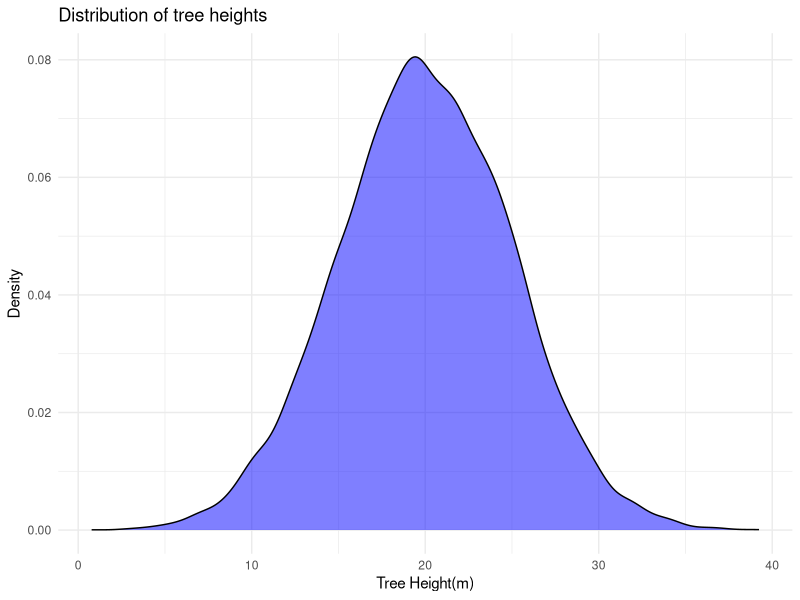
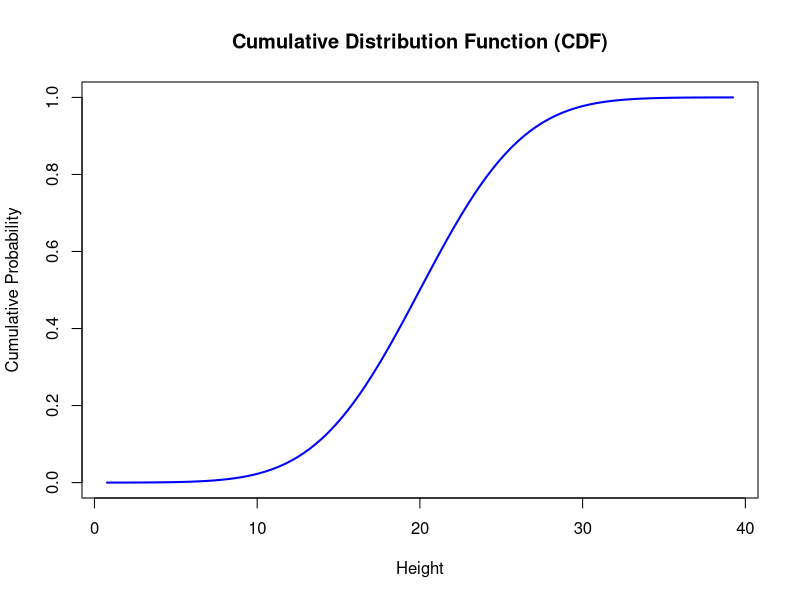
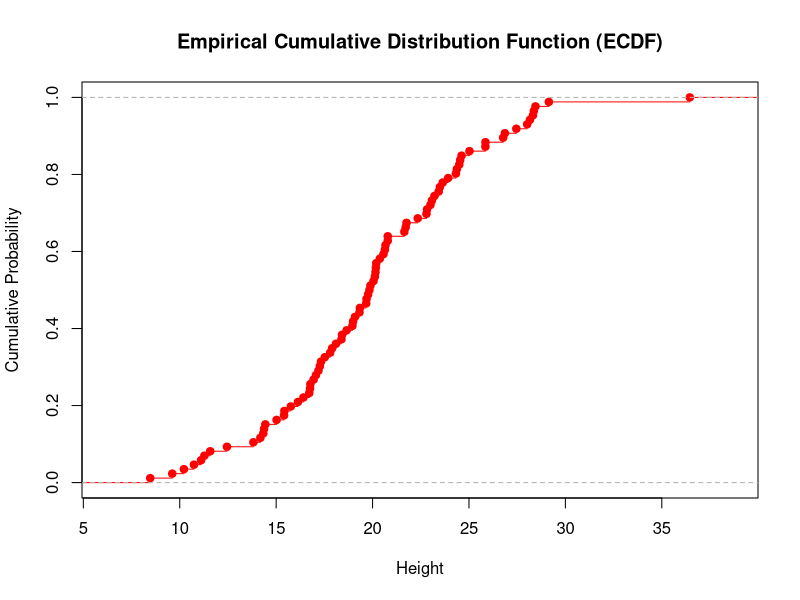
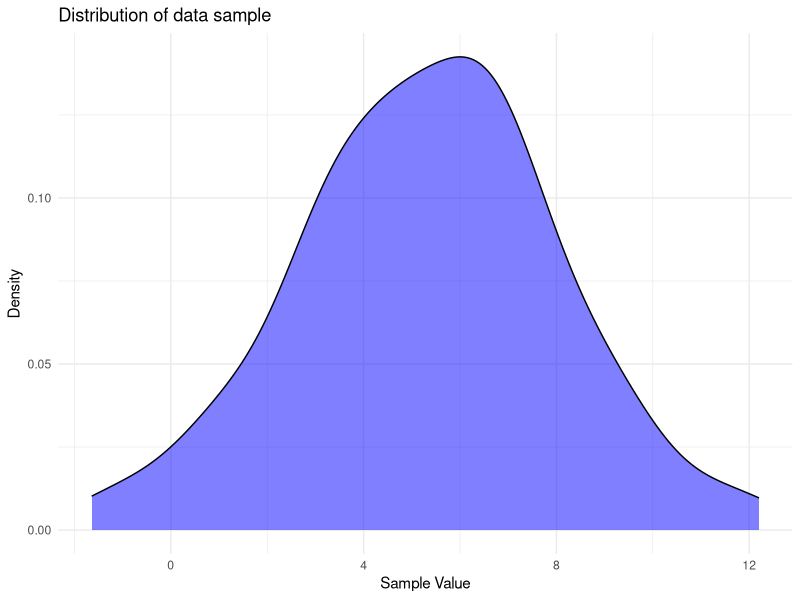
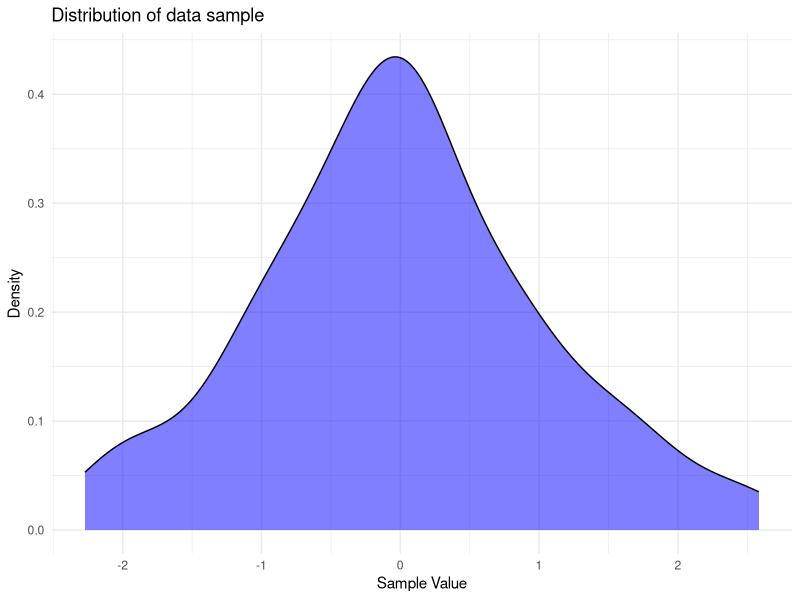
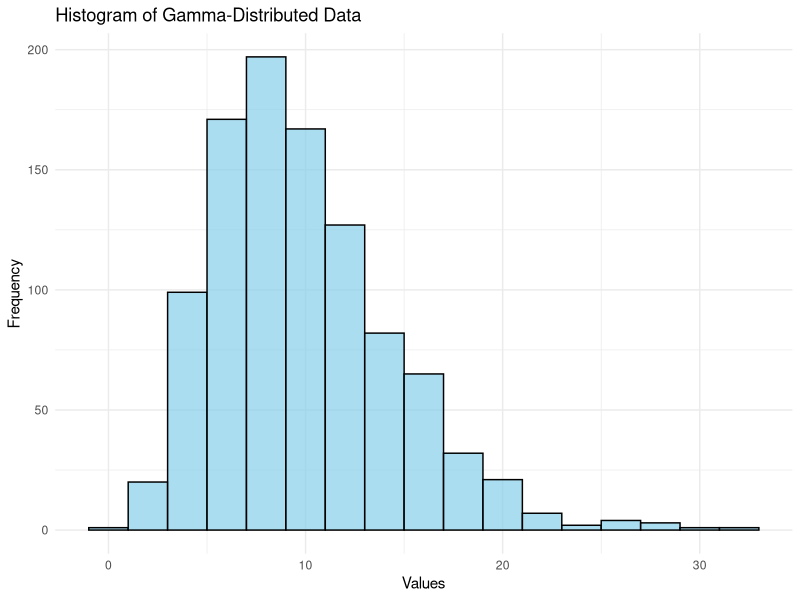

Generate these figures, in order, with R:
## ---- chunk 1
# Seed for reproducibility
set.seed(123)

# A population of 12500 oak trees 
population_heights <- rnorm(12500, mean = 20, sd=5)
head(population_heights)
## ---- chunk 2
# Randomly select 86 trees 
sample_heights <- sample(population_heights, size=86, replace = FALSE)
tail(sample_heights)
## ---- chunk 3
# Mean and standard deviation of the entire population
population_stats <- c(
  Mean = mean(population_heights),
  SD = sd(population_heights)
)

population_stats
## ---- chunk 4
# Mean and standard deviation of the sample
sample_stats <- c(
  Mean = mean(sample_heights),
  SD = sd(sample_heights)
)

sample_stats
## ---- chunk 5
# Set seed for reproducibility 
set.seed(76)

# Simulate the data collection
farm_population_pH <- rnorm(n = 5342, mean=3.61, sd=0.8)
head(farm_population_pH)
## ---- chunk 6
# Set seed for reproducibility 
set.seed(76)

# Simulate the data collection
farm_population_pH <- rnorm(n = 5342, mean=3.61, sd=0.8)
head(farm_population_pH)
## ---- chunk 7
population_stats <- c(
  Mean = mean(farm_population_pH),
  standard_deviation = sd(farm_population_pH)
)

population_stats # show the results
## ---- chunk 8
farm_sample_pH <- sample(farm_population_pH, 
                         size = 65, 
                         replace = FALSE)
head(farm_sample_pH)
## ---- chunk 9
sample_stats <- c(
  Mean = mean(farm_sample_pH),
  standard_deviation = (sd(farm_sample_pH))
)

sample_stats # show the results
## ---- chunk 10
library(ggplot2)

# Create a data frame from the data 
oak_df <- data.frame(Height = population_heights)

# Plot the density plot 
ggplot(oak_df, 
       aes(x = Height)) + 
  geom_density(fill = "blue", alpha=0.5) + 
  labs(
    title = "Distribution of tree heights",
    x = "Tree Height(m)",
    y = "Density"
  ) + 
  theme_minimal()
## ---- chunk 11
sample_heights <- sample(population_heights, size=86, replace = FALSE)
## ---- chunk 12
tail(sample_heights)
## ---- chunk 13
x <- seq(min(population_heights), max(population_heights), length = 100)
cdf_values <- pnorm(x, mean = mean(population_heights), sd = sd(population_heights))

plot(x, cdf_values, type="l", col="blue", lwd=2, 
     xlab="Height", ylab="Cumulative Probability", 
     main="Cumulative Distribution Function (CDF)")
## ---- chunk 14
# calculate CDF 
CDF <- ecdf(sample_heights)

# draw the cdf plot
plot(CDF,
     main="Empirical Cumulative Distribution Function (ECDF)", 
     xlab="Height", ylab="Cumulative Probability", col="red")
## ---- chunk 15
set.seed(1)

data <- rnorm(100, mean=5, sd=3)
df <- data.frame(data)
# Plot the data
ggplot(df, 
       aes(x = data)) + 
  geom_density(fill = "blue", alpha=0.5) + 
  labs(
    title = "Distribution of data sample",
    x = "Sample Value",
    y = "Density"
  ) + 
  theme_minimal()
## ---- chunk 16
set.seed(100)

data <- rnorm(100, mean=0, sd=1)
df <- data.frame(data)
# Plot the data
ggplot(df, 
       aes(x = data)) + 
  geom_density(fill = "blue", alpha=0.5) + 
  labs(
    title = "Distribution of data sample",
    x = "Sample Value",
    y = "Density"
  ) + 
  theme_minimal()
## ---- chunk 17
# Load necessary library
library(ggplot2)

# Generate random data from a gamma distribution
set.seed(42)  # Ensures reproducibility
gamma_data <- rgamma(1000, shape = 5, scale = 2)

# Visualize the data distribution
ggplot(data.frame(gamma_data), aes(x = gamma_data)) +
  geom_histogram(binwidth = 2, fill = "skyblue", color = "black", alpha = 0.7) +
  ggtitle("Histogram of Gamma-Distributed Data") +
  xlab("Values") + ylab("Frequency") +
  theme_minimal()
## ---- chunk 18
library(fitdistrplus)

# Fit a gamma distribution to the data
fit <- fitdist(gamma_data, "gamma")

# Print summary of the fit
summary(fit)
